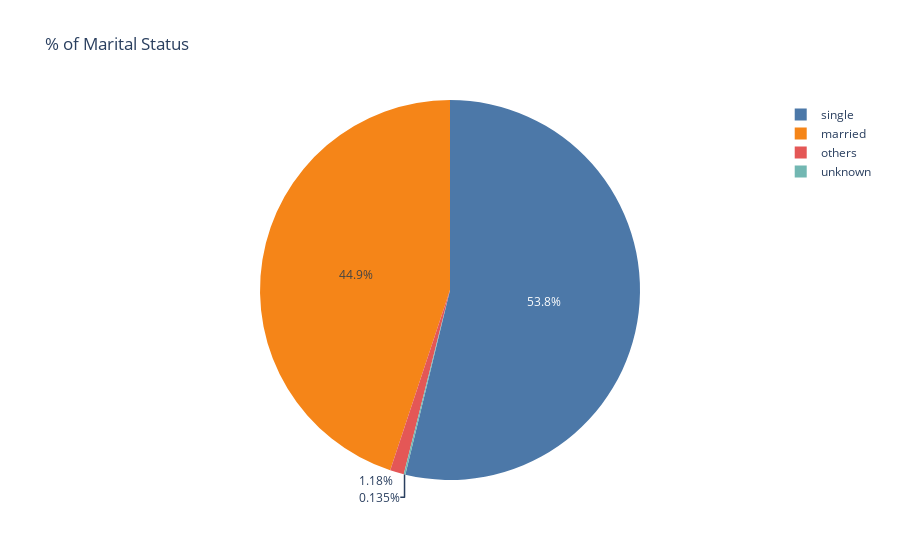

The cell this chart's notebook holds for it:
### Markdown cell above
## **E. *EDA* Kolom *Feature (Marital Status)***

### Code cell
label_name = ['unknown', 'married', 'single', 'others'] #hanya untuk label, (1=married, 2=single, 3=others) 
px.pie(values=data['marital_status'].value_counts().sort_index(ascending=True),names=label_name, title='% of Marital Status', 
      color_discrete_sequence = px.colors.qualitative.T10)
# Sumber : Data Visualization PO W4D1PM, oleh https://plotly.com/python/pie-charts

### Figure 1 — Plotly figure (JSON) as saved in the notebook; plotly's stock layout.template omitted (floating-point values rounded to 4 significant figures)
{"data": [{"domain": {"x": [0, 1], "y": [0, 1]}, "hovertemplate": "label=%{label}<br>value=%{value}<extra></extra>", "labels": ["unknown", "married", "single", "others"], "legendgroup": "", "name": "", "showlegend": true, "type": "pie", "values": [4, 1331, 1594, 35]}], "layout": {"legend": {"tracegroupgap": 0}, "piecolorway": ["#4C78A8", "#F58518", "#E45756", "#72B7B2", "#54A24B", "#EECA3B", "#B279A2", "#FF9DA6", "#9D755D", "#BAB0AC"], "title": {"text": "% of Marital Status"}}}
